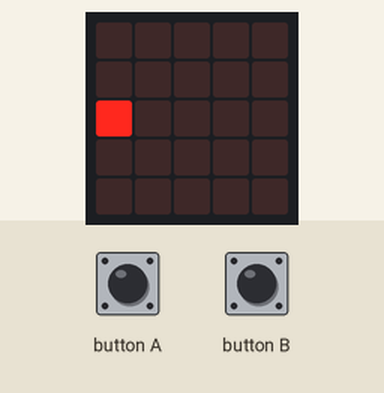
Simulated run of this program. Board: BBC micro:bit (MakeCode). On the bench: the board's 5×5 LED display. Inputs (shaded band) come from the test bench.

Above: at 1.6 s.
1.7 s: button B pressed for 0.15 s
At 2.6 s:
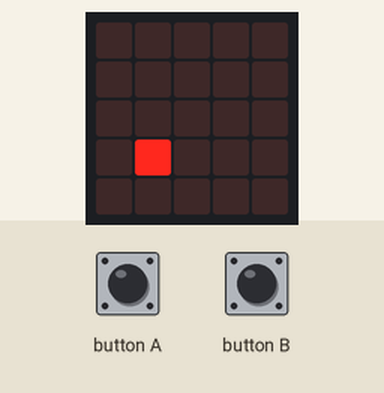
4.8 s: button A pressed for 0.15 s
At 5.9 s:
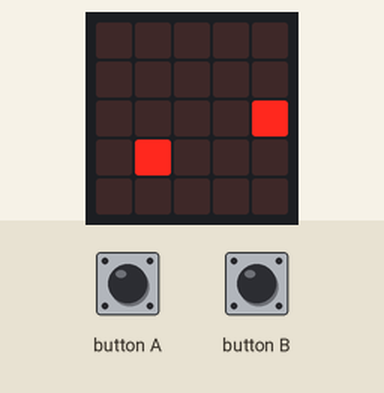
7.9 s: button B pressed for 0.15 s
At 8.7 s:
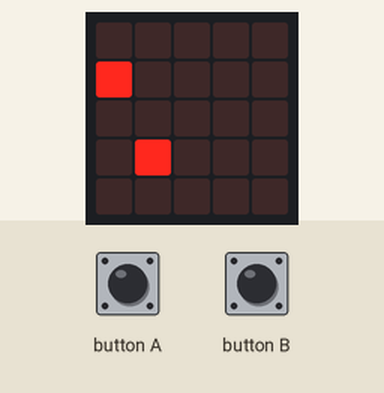
11.0 s: button B pressed for 0.15 s
At 12.0 s:
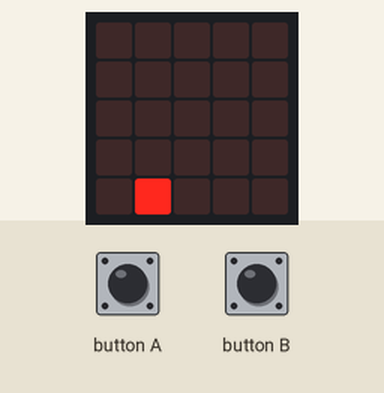
14.1 s: button A pressed for 0.15 s
At 15.6 s:
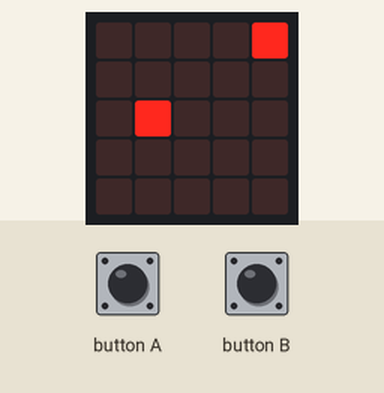
17.2 s: button B pressed for 0.15 s
At 18.1 s:
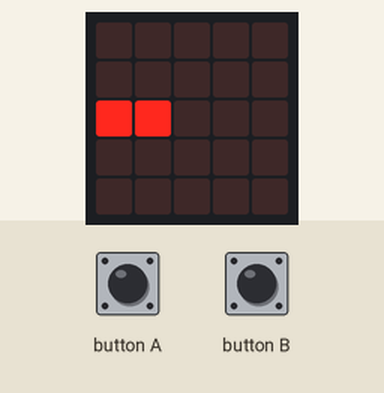
Timing chart, 0 to 20.2 s (numbered marks = the images above; inputs shaded):
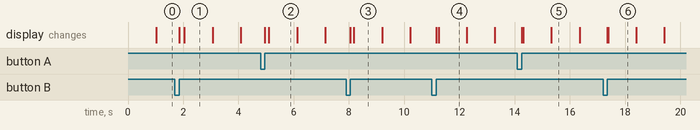

Measured:
- after the input at 1.7 s, the display: first changes after 0.15 s (image 1 shows a later state)
- after the input at 4.8 s, the display: first changes after 0.15 s (image 2 shows a later state)
- after the input at 7.9 s, the display: first changes after 0.15 s (image 3 shows a later state)
- after the input at 11.0 s, the display: first changes after 0.15 s (image 4 shows a later state)
- after the input at 14.1 s, the display: first changes after 0.15 s (image 5 shows a later state)
- after the input at 17.2 s, the display: first changes after 0.15 s (image 6 shows a later state)
- what the display in image 1 shows lasts 1.1 s, from 2.0 s to 3.1 s

The program:

main.ts
```typescript
input.onButtonPressed(Button.A, function () {
    led.unplot(x, x)
    x += -1
    if (x >= 0) {
        led.unplot(x, y)
        x = 4
        led.plot(x, y)
    }
    led.plot(x, y)
})
input.onButtonPressed(Button.B, function () {
    led.unplot(x, y)
    x += 1
    if (x > 4) {
        led.unplot(x, y)
        x = 0
        led.plot(x, y)
    }
    led.plot(x, y)
})
let y = 0
let x = 0
led.plot(0, 0)
let dir = 1
basic.forever(function () {
    if (y < 4 && dir == 1) {
        led.unplot(x, y)
        y += 1
        led.plot(x, y)
        basic.pause(1000)
    } else if (y >= 4 || y > 0) {
        dir = -1
        led.unplot(x, y)
        y += -1
        led.plot(x, y)
        basic.pause(1000)
    } else {
        dir = 1
    }
})
```

test.ts
```typescript
// les tests vont ici ; cela ne sera pas compilé si ce paquet est utilisé en tant qu'extension.
```
